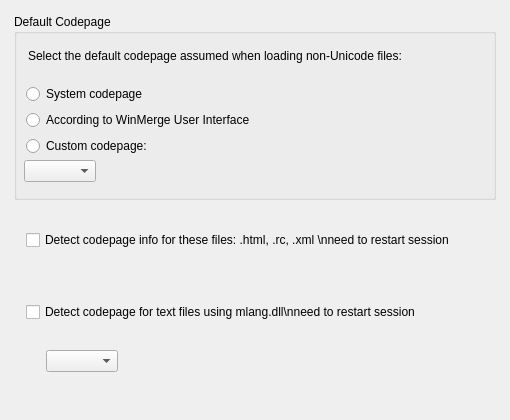
<?xml version="1.0" encoding="UTF-8"?><ui version="4.0"><class>IDD_PROPPAGE_CODEPAGE</class>
<widget class="QDialog" name="IDD_PROPPAGE_CODEPAGE">
<property name="geometry">
<rect><x>0</x><y>0</y>
<width>510</width><height>420</height></rect></property>
<property name="windowTitle"><string>Codepage</string></property>
<widget class="QGroupBox" name="IDC_STATIC">
<property name="geometry">
<rect><x>14</x><y>14</y><width>482</width><height>186</height></rect></property>
<property name="title"><string>Default Codepage</string></property>
<widget class="QLabel" name="IDC_STATIC">
<property name="geometry">
<rect><x>14</x><y>22</y><width>456</width><height>40</height></rect></property>
<property name="text"><string>Select the default codepage assumed when loading non-Unicode files:</string></property>
<property name="inputMethodHints"><set>Qt::ImhMultiLine</set></property><property name="wordWrap"><bool>true</bool></property></widget>
<widget class="QRadioButton" name="IDC_CP_SYSTEM">
<property name="geometry">
<rect><x>12</x><y>70</y><width>460</width><height>20</height></rect></property>
<property name="text"><string>System codepage</string></property>
</widget>
<widget class="QRadioButton" name="IDC_CP_UI">
<property name="geometry">
<rect><x>12</x><y>96</y><width>460</width><height>20</height></rect></property>
<property name="text"><string>According to WinMerge User Interface</string></property>
</widget>
<widget class="QRadioButton" name="IDC_CP_CUSTOM">
<property name="geometry">
<rect><x>12</x><y>122</y><width>240</width><height>20</height></rect></property>
<property name="text"><string>Custom codepage:</string></property>
</widget>
<widget class="QComboBox" name="IDC_CUSTOM_CP_NUMBER">
<property name="geometry">
<rect><x>10</x><y>146</y><width>458</width><height>22</height></rect></property>
<property name="sizeAdjustPolicy"><enum>QComboBox::AdjustToContents</enum></property></widget>
</widget>
<widget class="QCheckBox" name="IDC_DETECT_CODEPAGE">
<property name="geometry">
<rect><x>26</x><y>210</y><width>460</width><height>60</height></rect></property>
<property name="text"><string>Detect codepage info for these files: .html, .rc, .xml \nneed to restart session</string></property>
</widget>
<widget class="QCheckBox" name="IDC_DETECT_CODEPAGE2">
<property name="geometry">
<rect><x>26</x><y>278</y><width>460</width><height>68</height></rect></property>
<property name="text"><string>Detect codepage for text files using mlang.dll\nneed to restart session</string></property>
</widget>
<widget class="QComboBox" name="IDC_DETECT_AUTODETECTTYPE">
<property name="geometry">
<rect><x>46</x><y>350</y><width>250</width><height>22</height></rect></property>
<property name="sizeAdjustPolicy"><enum>QComboBox::AdjustToContents</enum></property></widget>
</widget><resources/><connections/></ui>
